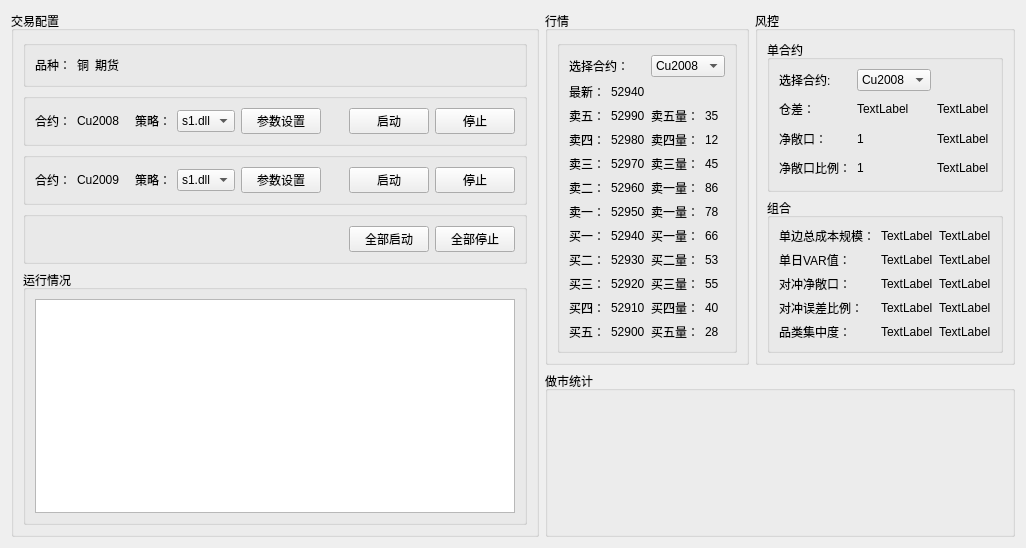
<?xml version="1.0" encoding="UTF-8"?>
<ui version="4.0">
 <class>mm_page</class>
 <widget class="QWidget" name="mm_page">
  <property name="geometry">
   <rect>
    <x>0</x>
    <y>0</y>
    <width>1026</width>
    <height>548</height>
   </rect>
  </property>
  <property name="windowTitle">
   <string>Form</string>
  </property>
  <layout class="QVBoxLayout" name="verticalLayout_6">
   <item>
    <layout class="QHBoxLayout" name="horizontalLayout_10">
     <item>
      <layout class="QVBoxLayout" name="verticalLayout_3">
       <item>
        <widget class="QGroupBox" name="groupBox_5">
         <property name="title">
          <string>交易配置</string>
         </property>
         <layout class="QVBoxLayout" name="verticalLayout">
          <item>
           <widget class="QGroupBox" name="groupBox_2">
            <property name="title">
             <string/>
            </property>
            <layout class="QHBoxLayout" name="horizontalLayout">
             <item>
              <widget class="QLabel" name="label">
               <property name="text">
                <string>品种：</string>
               </property>
              </widget>
             </item>
             <item>
              <widget class="QLabel" name="label_18">
               <property name="text">
                <string>铜</string>
               </property>
              </widget>
             </item>
             <item>
              <widget class="QLabel" name="label_56">
               <property name="text">
                <string>期货</string>
               </property>
              </widget>
             </item>
             <item>
              <spacer name="horizontalSpacer_11">
               <property name="orientation">
                <enum>Qt::Horizontal</enum>
               </property>
               <property name="sizeHint" stdset="0">
                <size>
                 <width>40</width>
                 <height>20</height>
                </size>
               </property>
              </spacer>
             </item>
            </layout>
           </widget>
          </item>
          <item>
           <widget class="QGroupBox" name="groupBox">
            <property name="title">
             <string/>
            </property>
            <layout class="QHBoxLayout" name="horizontalLayout_2">
             <item>
              <widget class="QLabel" name="label_2">
               <property name="text">
                <string>合约：</string>
               </property>
              </widget>
             </item>
             <item>
              <widget class="QLabel" name="label_19">
               <property name="text">
                <string>Cu2008</string>
               </property>
              </widget>
             </item>
             <item>
              <spacer name="horizontalSpacer_2">
               <property name="orientation">
                <enum>Qt::Horizontal</enum>
               </property>
               <property name="sizeHint" stdset="0">
                <size>
                 <width>27</width>
                 <height>16</height>
                </size>
               </property>
              </spacer>
             </item>
             <item>
              <widget class="QLabel" name="label_3">
               <property name="text">
                <string>策略：</string>
               </property>
              </widget>
             </item>
             <item>
              <widget class="QComboBox" name="comboBox_3">
               <item>
                <property name="text">
                 <string>s1.dll</string>
                </property>
               </item>
               <item>
                <property name="text">
                 <string>s2.dll</string>
                </property>
               </item>
               <item>
                <property name="text">
                 <string>s3.dll</string>
                </property>
               </item>
              </widget>
             </item>
             <item>
              <widget class="QPushButton" name="pushButton_7">
               <property name="text">
                <string>参数设置</string>
               </property>
              </widget>
             </item>
             <item>
              <spacer name="horizontalSpacer_9">
               <property name="orientation">
                <enum>Qt::Horizontal</enum>
               </property>
               <property name="sizeHint" stdset="0">
                <size>
                 <width>40</width>
                 <height>20</height>
                </size>
               </property>
              </spacer>
             </item>
             <item>
              <widget class="QPushButton" name="pushButton_3">
               <property name="text">
                <string>启动</string>
               </property>
              </widget>
             </item>
             <item>
              <widget class="QPushButton" name="pushButton_4">
               <property name="text">
                <string>停止</string>
               </property>
              </widget>
             </item>
            </layout>
           </widget>
          </item>
          <item>
           <widget class="QGroupBox" name="groupBox_4">
            <property name="title">
             <string/>
            </property>
            <layout class="QHBoxLayout" name="horizontalLayout_4">
             <item>
              <widget class="QLabel" name="label_4">
               <property name="text">
                <string>合约：</string>
               </property>
              </widget>
             </item>
             <item>
              <widget class="QLabel" name="label_20">
               <property name="text">
                <string>Cu2009</string>
               </property>
              </widget>
             </item>
             <item>
              <spacer name="horizontalSpacer_3">
               <property name="orientation">
                <enum>Qt::Horizontal</enum>
               </property>
               <property name="sizeHint" stdset="0">
                <size>
                 <width>28</width>
                 <height>20</height>
                </size>
               </property>
              </spacer>
             </item>
             <item>
              <widget class="QLabel" name="label_5">
               <property name="text">
                <string>策略：</string>
               </property>
              </widget>
             </item>
             <item>
              <widget class="QComboBox" name="comboBox_5">
               <item>
                <property name="text">
                 <string>s1.dll</string>
                </property>
               </item>
               <item>
                <property name="text">
                 <string>s2.dll</string>
                </property>
               </item>
               <item>
                <property name="text">
                 <string>s3.dll</string>
                </property>
               </item>
              </widget>
             </item>
             <item>
              <widget class="QPushButton" name="pushButton_8">
               <property name="text">
                <string>参数设置</string>
               </property>
              </widget>
             </item>
             <item>
              <spacer name="horizontalSpacer_10">
               <property name="orientation">
                <enum>Qt::Horizontal</enum>
               </property>
               <property name="sizeHint" stdset="0">
                <size>
                 <width>40</width>
                 <height>20</height>
                </size>
               </property>
              </spacer>
             </item>
             <item>
              <widget class="QPushButton" name="pushButton_5">
               <property name="text">
                <string>启动</string>
               </property>
              </widget>
             </item>
             <item>
              <widget class="QPushButton" name="pushButton_6">
               <property name="text">
                <string>停止</string>
               </property>
              </widget>
             </item>
            </layout>
           </widget>
          </item>
          <item>
           <widget class="QGroupBox" name="groupBox_3">
            <property name="title">
             <string/>
            </property>
            <layout class="QHBoxLayout" name="horizontalLayout_3">
             <item>
              <spacer name="horizontalSpacer_4">
               <property name="orientation">
                <enum>Qt::Horizontal</enum>
               </property>
               <property name="sizeHint" stdset="0">
                <size>
                 <width>86</width>
                 <height>16</height>
                </size>
               </property>
              </spacer>
             </item>
             <item>
              <widget class="QPushButton" name="pushButton">
               <property name="text">
                <string>全部启动</string>
               </property>
              </widget>
             </item>
             <item>
              <widget class="QPushButton" name="pushButton_2">
               <property name="text">
                <string>全部停止</string>
               </property>
              </widget>
             </item>
            </layout>
           </widget>
          </item>
          <item>
           <widget class="QGroupBox" name="groupBox_6">
            <property name="title">
             <string>运行情况</string>
            </property>
            <layout class="QHBoxLayout" name="horizontalLayout_5">
             <item>
              <widget class="QTextBrowser" name="textBrowser"/>
             </item>
            </layout>
           </widget>
          </item>
         </layout>
        </widget>
       </item>
      </layout>
     </item>
     <item>
      <layout class="QVBoxLayout" name="verticalLayout_5">
       <item>
        <layout class="QHBoxLayout" name="horizontalLayout_11">
         <item>
          <widget class="QGroupBox" name="groupBox_7">
           <property name="title">
            <string>行情</string>
           </property>
           <layout class="QHBoxLayout" name="horizontalLayout_7">
            <item>
             <widget class="QGroupBox" name="groupBox_8">
              <property name="title">
               <string/>
              </property>
              <layout class="QGridLayout" name="gridLayout">
               <item row="0" column="0" colspan="2">
                <widget class="QLabel" name="label_6">
                 <property name="text">
                  <string>选择合约：</string>
                 </property>
                </widget>
               </item>
               <item row="0" column="2" colspan="2">
                <layout class="QHBoxLayout" name="horizontalLayout_6">
                 <item>
                  <widget class="QComboBox" name="comboBox_2">
                   <item>
                    <property name="text">
                     <string>Cu2008</string>
                    </property>
                   </item>
                   <item>
                    <property name="text">
                     <string>Cu2009</string>
                    </property>
                   </item>
                  </widget>
                 </item>
                </layout>
               </item>
               <item row="1" column="0">
                <widget class="QLabel" name="label_7">
                 <property name="text">
                  <string>最新：</string>
                 </property>
                </widget>
               </item>
               <item row="1" column="1">
                <widget class="QLabel" name="label_8">
                 <property name="text">
                  <string>52940</string>
                 </property>
                </widget>
               </item>
               <item row="2" column="0">
                <widget class="QLabel" name="label_30">
                 <property name="text">
                  <string>卖五：</string>
                 </property>
                </widget>
               </item>
               <item row="2" column="1">
                <widget class="QLabel" name="label_37">
                 <property name="text">
                  <string>52990</string>
                 </property>
                </widget>
               </item>
               <item row="2" column="2">
                <widget class="QLabel" name="label_44">
                 <property name="text">
                  <string>卖五量：</string>
                 </property>
                </widget>
               </item>
               <item row="2" column="3">
                <widget class="QLabel" name="label_49">
                 <property name="text">
                  <string>35</string>
                 </property>
                </widget>
               </item>
               <item row="3" column="0">
                <widget class="QLabel" name="label_29">
                 <property name="text">
                  <string>卖四：</string>
                 </property>
                </widget>
               </item>
               <item row="3" column="1">
                <widget class="QLabel" name="label_36">
                 <property name="text">
                  <string>52980</string>
                 </property>
                </widget>
               </item>
               <item row="3" column="2">
                <widget class="QLabel" name="label_43">
                 <property name="text">
                  <string>卖四量：</string>
                 </property>
                </widget>
               </item>
               <item row="3" column="3">
                <widget class="QLabel" name="label_50">
                 <property name="text">
                  <string>12</string>
                 </property>
                </widget>
               </item>
               <item row="4" column="0">
                <widget class="QLabel" name="label_27">
                 <property name="text">
                  <string>卖三：</string>
                 </property>
                </widget>
               </item>
               <item row="4" column="1">
                <widget class="QLabel" name="label_35">
                 <property name="text">
                  <string>52970</string>
                 </property>
                </widget>
               </item>
               <item row="4" column="2">
                <widget class="QLabel" name="label_42">
                 <property name="text">
                  <string>卖三量：</string>
                 </property>
                </widget>
               </item>
               <item row="4" column="3">
                <widget class="QLabel" name="label_51">
                 <property name="text">
                  <string>45</string>
                 </property>
                </widget>
               </item>
               <item row="5" column="0">
                <widget class="QLabel" name="label_25">
                 <property name="text">
                  <string>卖二：</string>
                 </property>
                </widget>
               </item>
               <item row="5" column="1">
                <widget class="QLabel" name="label_32">
                 <property name="text">
                  <string>52960</string>
                 </property>
                </widget>
               </item>
               <item row="5" column="2">
                <widget class="QLabel" name="label_34">
                 <property name="text">
                  <string>卖一量：</string>
                 </property>
                </widget>
               </item>
               <item row="5" column="3">
                <widget class="QLabel" name="label_33">
                 <property name="text">
                  <string>86</string>
                 </property>
                </widget>
               </item>
               <item row="6" column="0">
                <widget class="QLabel" name="label_13">
                 <property name="text">
                  <string>卖一：</string>
                 </property>
                </widget>
               </item>
               <item row="6" column="1">
                <widget class="QLabel" name="label_14">
                 <property name="text">
                  <string>52950</string>
                 </property>
                </widget>
               </item>
               <item row="6" column="2">
                <widget class="QLabel" name="label_15">
                 <property name="text">
                  <string>卖一量：</string>
                 </property>
                </widget>
               </item>
               <item row="6" column="3">
                <widget class="QLabel" name="label_16">
                 <property name="text">
                  <string>78</string>
                 </property>
                </widget>
               </item>
               <item row="7" column="0">
                <widget class="QLabel" name="label_9">
                 <property name="text">
                  <string>买一：</string>
                 </property>
                </widget>
               </item>
               <item row="7" column="1">
                <widget class="QLabel" name="label_10">
                 <property name="text">
                  <string>52940</string>
                 </property>
                </widget>
               </item>
               <item row="7" column="2">
                <widget class="QLabel" name="label_11">
                 <property name="text">
                  <string>买一量：</string>
                 </property>
                </widget>
               </item>
               <item row="7" column="3">
                <widget class="QLabel" name="label_12">
                 <property name="text">
                  <string>66</string>
                 </property>
                </widget>
               </item>
               <item row="8" column="0">
                <widget class="QLabel" name="label_31">
                 <property name="text">
                  <string>买二：</string>
                 </property>
                </widget>
               </item>
               <item row="8" column="1">
                <widget class="QLabel" name="label_38">
                 <property name="text">
                  <string>52930</string>
                 </property>
                </widget>
               </item>
               <item row="8" column="2">
                <widget class="QLabel" name="label_45">
                 <property name="text">
                  <string>买二量：</string>
                 </property>
                </widget>
               </item>
               <item row="8" column="3">
                <widget class="QLabel" name="label_52">
                 <property name="text">
                  <string>53</string>
                 </property>
                </widget>
               </item>
               <item row="9" column="0">
                <widget class="QLabel" name="label_24">
                 <property name="text">
                  <string>买三：</string>
                 </property>
                </widget>
               </item>
               <item row="9" column="1">
                <widget class="QLabel" name="label_39">
                 <property name="text">
                  <string>52920</string>
                 </property>
                </widget>
               </item>
               <item row="9" column="2">
                <widget class="QLabel" name="label_46">
                 <property name="text">
                  <string>买三量：</string>
                 </property>
                </widget>
               </item>
               <item row="9" column="3">
                <widget class="QLabel" name="label_53">
                 <property name="text">
                  <string>55</string>
                 </property>
                </widget>
               </item>
               <item row="10" column="0">
                <widget class="QLabel" name="label_26">
                 <property name="text">
                  <string>买四：</string>
                 </property>
                </widget>
               </item>
               <item row="10" column="1">
                <widget class="QLabel" name="label_40">
                 <property name="text">
                  <string>52910</string>
                 </property>
                </widget>
               </item>
               <item row="10" column="2">
                <widget class="QLabel" name="label_47">
                 <property name="text">
                  <string>买四量：</string>
                 </property>
                </widget>
               </item>
               <item row="10" column="3">
                <widget class="QLabel" name="label_54">
                 <property name="text">
                  <string>40</string>
                 </property>
                </widget>
               </item>
               <item row="11" column="0">
                <widget class="QLabel" name="label_28">
                 <property name="text">
                  <string>买五：</string>
                 </property>
                </widget>
               </item>
               <item row="11" column="1">
                <widget class="QLabel" name="label_41">
                 <property name="text">
                  <string>52900</string>
                 </property>
                </widget>
               </item>
               <item row="11" column="2">
                <widget class="QLabel" name="label_48">
                 <property name="text">
                  <string>买五量：</string>
                 </property>
                </widget>
               </item>
               <item row="11" column="3">
                <widget class="QLabel" name="label_55">
                 <property name="text">
                  <string>28</string>
                 </property>
                </widget>
               </item>
              </layout>
             </widget>
            </item>
           </layout>
          </widget>
         </item>
         <item>
          <widget class="QGroupBox" name="groupBox_10">
           <property name="title">
            <string>风控</string>
           </property>
           <layout class="QVBoxLayout" name="verticalLayout_4">
            <item>
             <widget class="QGroupBox" name="groupBox_11">
              <property name="title">
               <string>单合约</string>
              </property>
              <layout class="QGridLayout" name="gridLayout_3">
               <item row="0" column="0">
                <widget class="QLabel" name="label_65">
                 <property name="text">
                  <string>选择合约:</string>
                 </property>
                </widget>
               </item>
               <item row="2" column="0">
                <widget class="QLabel" name="label_66">
                 <property name="text">
                  <string>净敞口：</string>
                 </property>
                </widget>
               </item>
               <item row="3" column="0">
                <widget class="QLabel" name="label_68">
                 <property name="text">
                  <string>净敞口比例：</string>
                 </property>
                </widget>
               </item>
               <item row="0" column="2">
                <widget class="QComboBox" name="comboBox">
                 <item>
                  <property name="text">
                   <string>Cu2008</string>
                  </property>
                 </item>
                 <item>
                  <property name="text">
                   <string>Cu2009</string>
                  </property>
                 </item>
                </widget>
               </item>
               <item row="2" column="2">
                <widget class="QLabel" name="label_67">
                 <property name="text">
                  <string>1</string>
                 </property>
                </widget>
               </item>
               <item row="1" column="0">
                <widget class="QLabel" name="label_17">
                 <property name="text">
                  <string>仓差：</string>
                 </property>
                </widget>
               </item>
               <item row="1" column="2">
                <widget class="QLabel" name="label_21">
                 <property name="text">
                  <string>TextLabel</string>
                 </property>
                </widget>
               </item>
               <item row="3" column="2">
                <widget class="QLabel" name="label_69">
                 <property name="text">
                  <string>1</string>
                 </property>
                </widget>
               </item>
               <item row="3" column="3">
                <widget class="QLabel" name="label_83">
                 <property name="text">
                  <string>TextLabel</string>
                 </property>
                </widget>
               </item>
               <item row="2" column="3">
                <widget class="QLabel" name="label_84">
                 <property name="text">
                  <string>TextLabel</string>
                 </property>
                </widget>
               </item>
               <item row="1" column="3">
                <widget class="QLabel" name="label_85">
                 <property name="text">
                  <string>TextLabel</string>
                 </property>
                </widget>
               </item>
              </layout>
             </widget>
            </item>
            <item>
             <widget class="QGroupBox" name="groupBox_12">
              <property name="title">
               <string>组合</string>
              </property>
              <layout class="QGridLayout" name="gridLayout_2">
               <item row="0" column="0">
                <widget class="QLabel" name="label_22">
                 <property name="text">
                  <string>单边总成本规模：</string>
                 </property>
                </widget>
               </item>
               <item row="0" column="1">
                <widget class="QLabel" name="label_23">
                 <property name="text">
                  <string>TextLabel</string>
                 </property>
                </widget>
               </item>
               <item row="0" column="2">
                <widget class="QLabel" name="label_70">
                 <property name="text">
                  <string>TextLabel</string>
                 </property>
                </widget>
               </item>
               <item row="1" column="0">
                <widget class="QLabel" name="label_71">
                 <property name="text">
                  <string>单日VAR值：</string>
                 </property>
                </widget>
               </item>
               <item row="1" column="1">
                <widget class="QLabel" name="label_75">
                 <property name="text">
                  <string>TextLabel</string>
                 </property>
                </widget>
               </item>
               <item row="1" column="2">
                <widget class="QLabel" name="label_76">
                 <property name="text">
                  <string>TextLabel</string>
                 </property>
                </widget>
               </item>
               <item row="2" column="0">
                <widget class="QLabel" name="label_72">
                 <property name="text">
                  <string>对冲净敞口：</string>
                 </property>
                </widget>
               </item>
               <item row="2" column="1">
                <widget class="QLabel" name="label_77">
                 <property name="text">
                  <string>TextLabel</string>
                 </property>
                </widget>
               </item>
               <item row="2" column="2">
                <widget class="QLabel" name="label_78">
                 <property name="text">
                  <string>TextLabel</string>
                 </property>
                </widget>
               </item>
               <item row="3" column="0">
                <widget class="QLabel" name="label_73">
                 <property name="text">
                  <string>对冲误差比例：</string>
                 </property>
                </widget>
               </item>
               <item row="3" column="1">
                <widget class="QLabel" name="label_79">
                 <property name="text">
                  <string>TextLabel</string>
                 </property>
                </widget>
               </item>
               <item row="3" column="2">
                <widget class="QLabel" name="label_80">
                 <property name="text">
                  <string>TextLabel</string>
                 </property>
                </widget>
               </item>
               <item row="4" column="0">
                <widget class="QLabel" name="label_74">
                 <property name="text">
                  <string>品类集中度：</string>
                 </property>
                </widget>
               </item>
               <item row="4" column="1">
                <widget class="QLabel" name="label_81">
                 <property name="text">
                  <string>TextLabel</string>
                 </property>
                </widget>
               </item>
               <item row="4" column="2">
                <widget class="QLabel" name="label_82">
                 <property name="text">
                  <string>TextLabel</string>
                 </property>
                </widget>
               </item>
              </layout>
             </widget>
            </item>
           </layout>
          </widget>
         </item>
        </layout>
       </item>
       <item>
        <widget class="QGroupBox" name="statbox">
         <property name="title">
          <string>做市统计</string>
         </property>
         <layout class="QVBoxLayout" name="verticalLayout_2">
          <item>
           <layout class="QHBoxLayout" name="horizontalLayout_8">
            <property name="spacing">
             <number>6</number>
            </property>
           </layout>
          </item>
         </layout>
        </widget>
       </item>
      </layout>
     </item>
    </layout>
   </item>
  </layout>
 </widget>
 <resources/>
 <connections/>
</ui>
